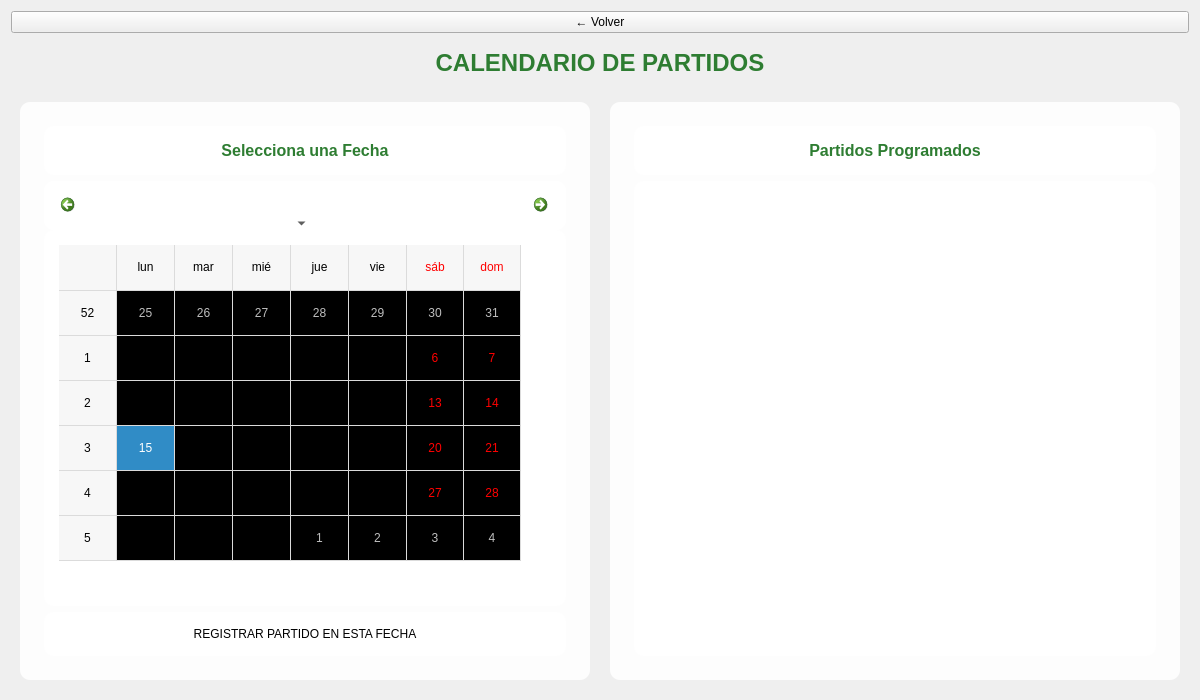
<?xml version="1.0" encoding="UTF-8"?>
<ui version="4.0">
 <class>FormCalendario</class>
 <widget class="QWidget" name="FormCalendario">
  <property name="geometry">
   <rect>
    <x>0</x>
    <y>0</y>
    <width>1200</width>
    <height>700</height>
   </rect>
  </property>
  <property name="windowTitle">
   <string>Calendario de Partidos</string>
  </property>
  <layout class="QVBoxLayout" name="verticalLayout">
   <item>
    <widget class="QPushButton" name="btnVolver">
     <property name="text">
      <string>← Volver</string>
     </property>
     <property name="maximumWidth">
      <number>150</number>
     </property>
     <property name="minimumHeight">
      <number>40</number>
     </property>
     <property name="cursor">
      <cursorShape>PointingHandCursor</cursorShape>
     </property>
    </widget>
   </item>
   <item>
    <widget class="QLabel" name="lblTitulo">
     <property name="text">
      <string>CALENDARIO DE PARTIDOS</string>
     </property>
     <property name="alignment">
      <set>Qt::AlignCenter</set>
     </property>
     <property name="styleSheet">
      <string>font-size: 24px; font-weight: bold; color: #2E7D32; padding: 10px;</string>
     </property>
    </widget>
   </item>
   <item>
    <widget class="QWidget" name="contenedorPrincipal" native="true">
     <layout class="QHBoxLayout" name="horizontalLayout">
      <property name="spacing">
       <number>20</number>
      </property>
      <item>
       <!-- Lado izquierdo: Calendario -->
       <widget class="QFrame" name="frameCalendario">
        <property name="frameShape">
         <enum>QFrame::StyledPanel</enum>
        </property>
        <property name="styleSheet">
         <string>background: rgba(255, 255, 255, 0.85); border-radius: 10px; padding: 15px;</string>
        </property>
        <layout class="QVBoxLayout" name="verticalLayout_2">
         <item>
          <widget class="QLabel" name="lblTituloCalendario">
           <property name="text">
            <string>Selecciona una Fecha</string>
           </property>
           <property name="alignment">
            <set>Qt::AlignCenter</set>
           </property>
           <property name="styleSheet">
            <string>font-size: 16px; font-weight: bold; color: #2E7D32;</string>
           </property>
          </widget>
         </item>
         <item>
          <widget class="QCalendarWidget" name="calendarWidget">
           <property name="gridVisible">
            <bool>true</bool>
           </property>
           <property name="locale">
            <locale language="Spanish" country="Spain"/>
           </property>
          </widget>
         </item>
         <item>
          <widget class="QPushButton" name="btnRegistrarPartido">
           <property name="text">
            <string>REGISTRAR PARTIDO EN ESTA FECHA</string>
           </property>
           <property name="minimumHeight">
            <number>50</number>
           </property>
           <property name="cursor">
            <cursorShape>PointingHandCursor</cursorShape>
           </property>
          </widget>
         </item>
        </layout>
       </widget>
      </item>
      <item>
       <!-- Lado derecho: Lista de partidos -->
       <widget class="QFrame" name="frameListaPartidos">
        <property name="frameShape">
         <enum>QFrame::StyledPanel</enum>
        </property>
        <property name="styleSheet">
         <string>background: rgba(255, 255, 255, 0.85); border-radius: 10px; padding: 15px;</string>
        </property>
        <layout class="QVBoxLayout" name="verticalLayout_3">
         <item>
          <widget class="QLabel" name="lblTituloLista">
           <property name="text">
            <string>Partidos Programados</string>
           </property>
           <property name="alignment">
            <set>Qt::AlignCenter</set>
           </property>
           <property name="styleSheet">
            <string>font-size: 16px; font-weight: bold; color: #2E7D32;</string>
           </property>
          </widget>
         </item>
         <item>
          <widget class="QScrollArea" name="scrollAreaPartidos">
           <property name="widgetResizable">
            <bool>true</bool>
           </property>
           <property name="frameShape">
            <enum>QFrame::NoFrame</enum>
           </property>
           <widget class="QWidget" name="scrollAreaWidgetContents">
            <property name="geometry">
             <rect>
              <x>0</x>
              <y>0</y>
              <width>500</width>
              <height>550</height>
             </rect>
            </property>
            <layout class="QVBoxLayout" name="verticalLayout_4">
             <item>
              <widget class="QListWidget" name="listPartidos">
               <property name="iconSize">
                <size>
                 <width>40</width>
                 <height>40</height>
                </size>
               </property>
              </widget>
             </item>
            </layout>
           </widget>
          </widget>
         </item>
        </layout>
       </widget>
      </item>
     </layout>
    </widget>
   </item>
  </layout>
 </widget>
 <resources/>
 <connections/>
</ui>
